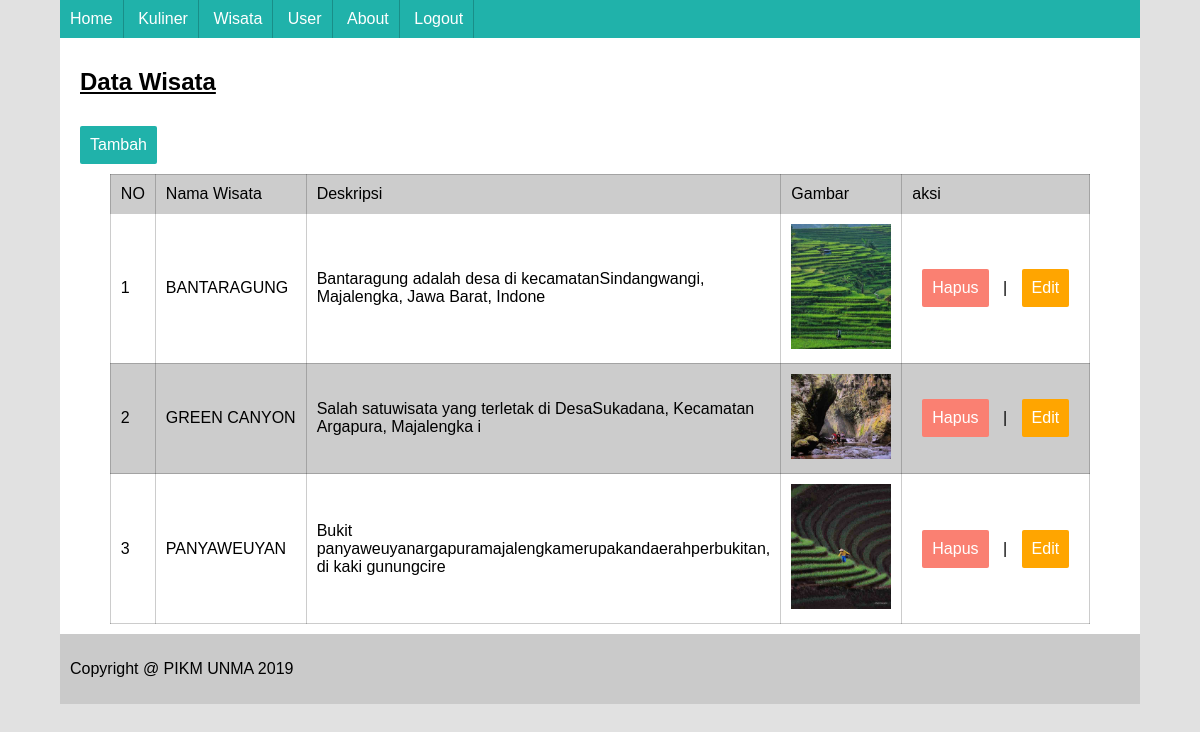
Screenshot of /dashboard.php?menu=wisata (signed in) with the database file from the repository.
### tables this page shows
CREATE TABLE `wisata` (
  `id_wisata` int(11) NOT NULL,
  `nama_wisata` varchar(50) NOT NULL,
  `deskripsi` text NOT NULL,
  `gambar` text NOT NULL,
  `id_user` int(11) NOT NULL
);

### wisata_dashboard.php (the view, shortened to what this page needs)
<?php
if(!empty($_GET['aksi'])){
	$aksi = $_GET['aksi'];
}else{
	$aksi = "";
}
if($aksi=="tambah"){
?>
<h2>Tambah Data Wisata</h2>
<div class="form-input">
<form enctype="multipart/form-data" action="proses_tambah_wisata.php" method="POST">
	<table>
		<tr>
			<td>Nama Wisata</td>
			<td><input type="text" name="nama_wisata" required="required" placeholder="Nama Wisata"></td>
		</tr>
		<tr>
			<td>Deskripsi Wisata</td>
			<td><textarea name="deskripsi" required="required" placeholder="Deskripsi Wisata" cols="100" rows="15"></textarea></td>
		</tr>
		<tr>
			<td>Gambar Wisata</td>
			<td><input type="file" name="gambar" required="required" placeholder="Gambar Wisata"></td>
		</tr>
		<tr>
			<td></td>
			<td><input type="submit" name="aksi" value="Simpan"> <input type="button" name="aksi" value="Batal" onclick="document.location='dashboard.php?menu=wisata'"></td>
		</tr>
	</table>
</form>
</div>
<?php }else{ ?>
	<h2>Data Wisata</h2>
	<a href="dashboard.php?menu=wisata&aksi=tambah" class="btn">Tambah</a>
<table border="1" class="table" align="center" cellpadding="10">
	<tr>
		<td>NO</td>
		<td>Nama Wisata</td>
		<td width="50">Deskripsi</td>
		<td>Gambar</td>
		<td>aksi</td>
	</tr>
	<?php
	$no = 0;
	$sql = mysql_query("SELECT * FROM wisata INNER JOIN user ON user.id_user=wisata.id_user");
	while ($hasil = mysql_fetch_array($sql)) {
		?>
		<tr>
			<td><?php echo ++$no ?></td>
			<td><?php echo $hasil['nama_wisata'] ?></td>
			<td>
			<?php
			if(strlen($hasil['deskripsi'])>80){
				echo substr($hasil['deskripsi'], 0,80);
			}else{
				echo $hasil['deskripsi'];
			}
			?></td>
			<td><?php
				if(!empty($hasil['gambar'])){
					?>
					<img src="gambar/<?php echo $hasil['gambar'] ?>" alt="gambar wisata" width="100">
					<?php
				}else{
					echo "-";
				}
			?></td>
			<td>
				<a class="btn-danger" href="proses_hapus_wisata.php?id_wisata=<?php echo $hasil['id_wisata'] ?>" onclick="return confirm('anda yakin ingin menghapus?')">Hapus</a> |
				<a class="btn-info" href="dashboard.php?menu=wisata&aksi=edit&id_wisata=<?php echo $hasil['id_wisata'] ?>">Edit</a>
			</td>
		</tr>
		<?php
	}
	?>
</table>
<?php } ?>

### style.css (style rules this page uses)
body { margin: 0px; padding: 0px; background-color: #dddddddd; font-family: arial; }
.content h2 { margin-left: 10px; text-decoration: underline; }
.btn { display: inline-block; padding: 10px; color: white; text-decoration: none; margin: 10px; border-radius: 2px; background-color: lightseagreen; }
.table { border-collapse: collapse; border-color: rgba(0,0,0,0.2); }
.table tr:nth-child(odd) { background-color: rgba(0,0,0,0.2); }
.btn-danger { display: inline-block; padding: 10px; color: white; text-decoration: none; margin: 10px; border-radius: 2px; background-color: salmon; }
.btn-info { display: inline-block; padding: 10px; color: white; text-decoration: none; margin: 10px; border-radius: 2px; background-color: orange; }

### rows the page displays
wisata: nama_wisata "BANTARAGUNG", deskripsi "Bantaragung adalah desa di kecamatanSindangwangi, Majalengka, Jawa Barat, Indone", gambar (picture)
wisata: nama_wisata "GREEN CANYON", deskripsi "Salah satuwisata yang terletak di DesaSukadana, Kecamatan Argapura, Majalengka i", gambar (picture)
wisata: nama_wisata "PANYAWEUYAN", deskripsi "Bukit panyaweuyanargapuramajalengkamerupakandaerahperbukitan, di kaki gunungcire", gambar (picture)
